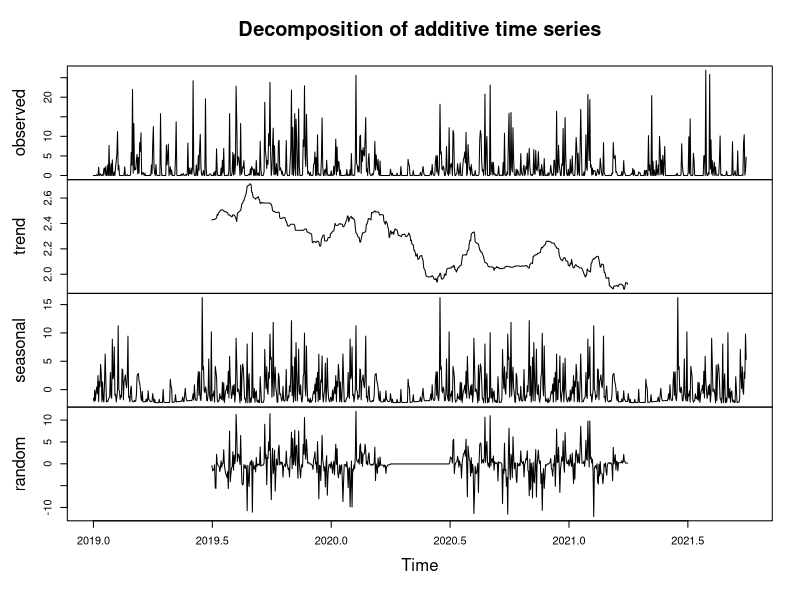
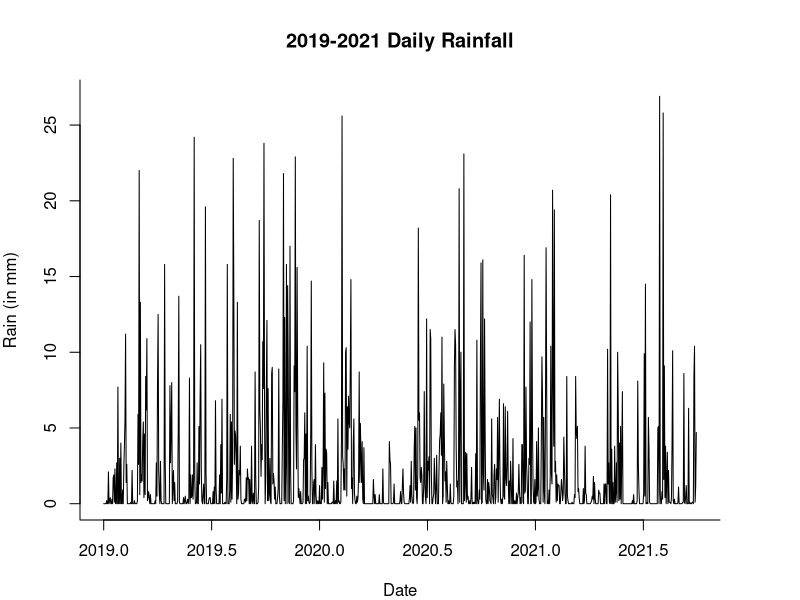
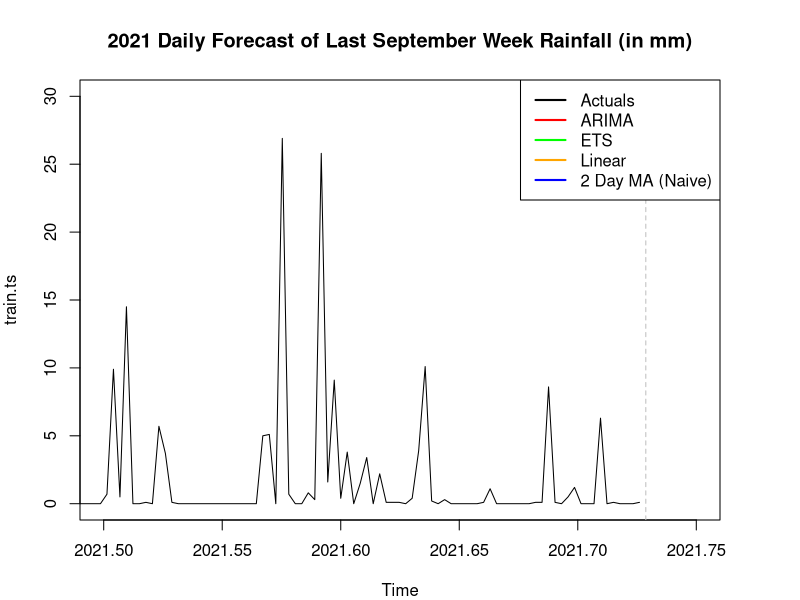

R code for these plots, in order: (Note: this script raises an error after producing the figures.)
library(forecast)
library(zoo)

#reading file
weather.data <- read.csv("DublinWeather.csv")
View(weather.data)
weather.data2 <- weather.data[2:1004,]

#setting dates to date format
defining.days <-  seq(as.Date("2019-01-01"), as.Date("2021-09-30"), by = "day")
View(defining.days)

#creating time series
rain.ts <- ts(weather.data2$rain,
              start = c(2019, as.numeric(format(defining.days[1], "%j"))),
              frequency = 365)
summary(rain.ts)
sd(rain.ts)
var(rain.ts)

#splitting the data
train.ts <- window(rain.ts, start = c(2019, 1), end = c(2021, 266))
valid.ts <- window(rain.ts, start = c(2021, 267), end = c(2021, 273))


#changing margins to avoid error
par("mar")
par(mar=c(4,4,4,4))

decompose <- decompose(rain.ts, type="additive")
plot(decompose)


#plotting time series
plot(rain.ts, 
     main = "2019-2021 Daily Rainfall",
     xlab = "Date",
     ylab = "Rain (in mm)", 
     bty = "l")

#applying rolling mean
rain.ma <- rollmean(rain.ts, k=2, align = "right")
rain.ma

#plotting the data
plot(train.ts, 
     main = "2021 Daily Forecast of Last September Week Rainfall (in mm)",
     ylim = c(0,30),
     xlim = c(2021.5,2021.75))
abline(v=2021.7287, col="grey", lty=2)
legend(x = "topright",          # Position
       legend = c("Actuals", "ARIMA", "ETS", "Linear", "2 Day MA (Naive)"), 
       lty = c(1,1,1,1,1),           # Line types
       col = c("black", "red", "green", "orange", "blue"),         
       lwd = 2) 
lines(rain_arima$fitted, col="red")
lines(arima_pred$mean, col= "red", lty = 2)
lines(ets.pred$fitted, col="green")
lines(ets.pred$mean, col="green", lty = 2)
lines(rain.movingaverage, col="blue")
lines(movingaverageprediction2, col="blue", lty = 2)
lines(rain.lm$fitted.values, col = "orange")
lines(prediction_tslm$mean, col = "orange" , lty = 2)

lines(valid.ts)

#MA
rain.full.ma <- rollmean(train.ts, k=2, align = "right")
plot(rain.full.ma, ylim = c(0,20))
rain.full.ma_pred <- predict(rain.full.ma, h=7)
rain.full.ma_valid <- rollmean(valid.ts, k=2, align = "right")
rain.full.ma_valid_pred <- predict(rain.full.ma_valid)
ma.pred <- forecast(rain.full.ma, h=30)
ma_acc <- accuracy(ma.pred, valid.ts)

rain.movingaverage <- ma(train.ts, 2, centre =FALSE)
predict.movingaverage <- forecast(rain.movingaverage, h=7, model = NULL)
summary(predict.movingaverage)

movingaverageprediction <- rep(0.0125, 7)
movingaverageprediction2 <- cbind(c(2021.7288,2021.7315,2021.7342,2021.7370,2021.7397,2021.7425,2021.7452),movingaverageprediction)

ma_acc <- accuracy(movingaverageprediction , valid.ts)


#arima
rain_arima <- auto.arima(train.ts)
arima_pred <- forecast(rain_arima, h=7)
plot(train.ts, ylim = c(0,20))
lines(rain_arima, col="blue")
arima_acc <- accuracy(arima_pred, valid.ts)
arima_acc


#linear regression model
rain.lm <- tslm(train.ts ~ trend + season)
prediction_tslm <- forecast(rain.lm, h=7)
accuracy(forecast(rain.lm), valid.ts)
rain.lm$residuals



#exponential smoothing.
rain.ets <- ets(train.ts, model = "ANN")
ets.pred <- forecast(rain.ets, h=7)
accuracy(ets.pred, valid.ts)
